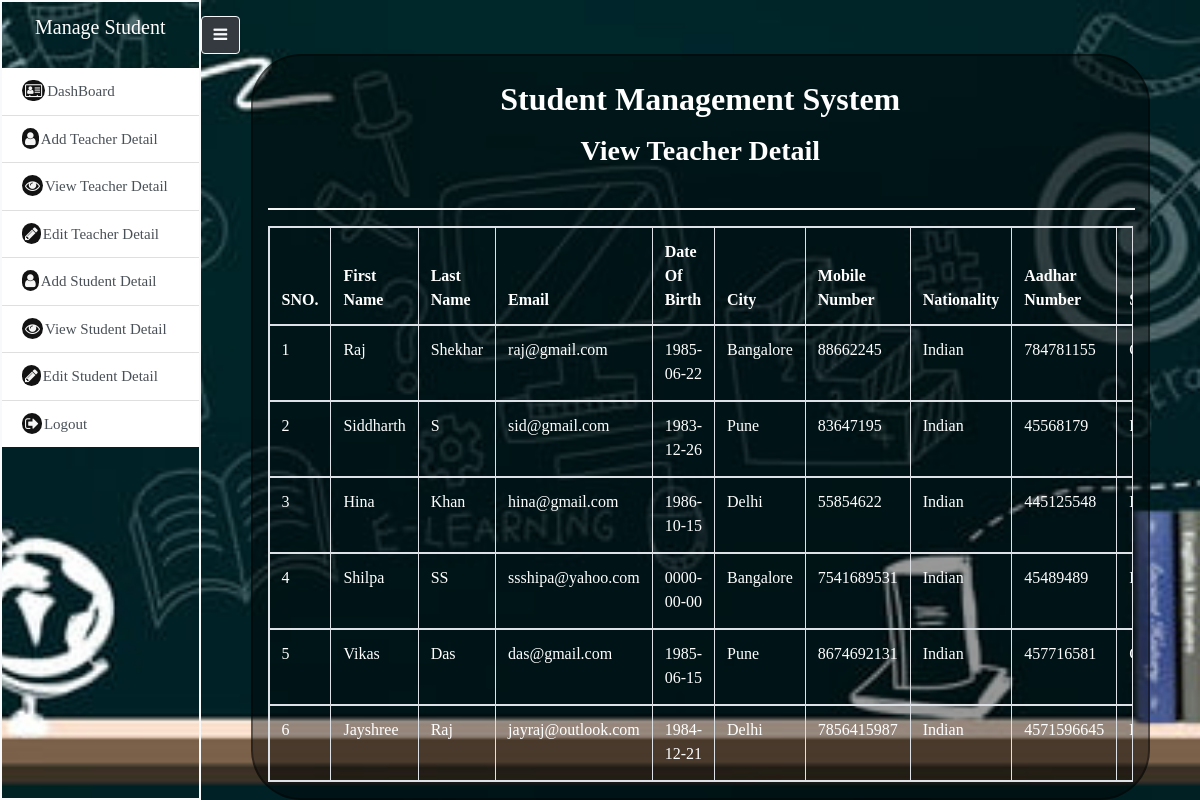
The page /view_teacher.php (signed in) on the database its author committed.
### tables this page shows
CREATE TABLE `teacher_detail` (
  `td_id` int(255) NOT NULL,
  `fname` varchar(255) NOT NULL,
  `lname` varchar(255) NOT NULL,
  `email` varchar(255) NOT NULL,
  `birth_date` date NOT NULL,
  `city` varchar(255) NOT NULL,
  `mobile_num` varchar(255) NOT NULL,
  `nation` varchar(255) NOT NULL,
  `aadhar` varchar(255) NOT NULL,
  `subject` varchar(255) NOT NULL,
  `gender` varchar(255) NOT NULL,
  `photo` varchar(255) NOT NULL
);

### view_teacher.php (the view, shortened to what this page needs)
<?php
include 'dconnect.php';
?>
<!DOCTYPE html>
<html>
<head>
   <link rel="stylesheet" href="https://maxcdn.bootstrapcdn.com/bootstrap/4.5.2/css/bootstrap.min.css">
  <link rel="stylesheet" href="https://cdnjs.cloudflare.com/ajax/libs/font-awesome/4.7.0/css/font-awesome.min.css">
  <link rel="stylesheet" href="stustyle.css">
</head>
<body>
    <div class="bg-img">
    <div class="d-flex" id="wrap">
        <div class="sidebar  border-light">
            <div class="sidebar-heading">
                <p class="text-center">Manage Student</p>
            </div>
            <ul class="list-group list-group-flush">
                <a href="main.php" class="list-group-item list-group-item-action">
                    <i class="fa fa-vcard-o"></i>DashBoard</a>
                    <a href="add_teacher.php" class="list-group-item list-group-item-action">
                    <i class="fa fa-user"></i>Add Teacher Detail</a>
                    <a href="view_teacher.php" class="list-group-item list-group-item-action">
                    <i class="fa fa-eye"></i>View Teacher Detail</a>
                    <a href="view_teacher.php" class="list-group-item list-group-item-action">
                    <i class="fa fa-pencil"></i>Edit Teacher Detail</a>
                    <a href="add_student.php" class="list-group-item list-group-item-action">
                    <i class="fa fa-user"></i>Add Student Detail</a>
                    <a href="view_student.php" class="list-group-item list-group-item-action">
                    <i class="fa fa-eye"></i>View Student Detail</a>
                    <a href="view_student.php" class="list-group-item list-group-item-action">
                    <i class="fa fa-pencil"></i>Edit Student Detail</a>
                    <a href="logout.php" class="list-group-item list-group-item-action">
                    <i class="fa fa-sign-out"></i>Logout</a>
            </ul>
        </div>
        <div class="main-body">
            <button class="btn btn-outline-light btn-dark mt-3" id="toggler">
                <i class="fa fa-bars"></i>
            </button>
            <section id="main-form">
                <div class="container id=formsetting">
                <h2 class="text-center text-white pt-3 font-weight-bold">Student Management System</h2>
                    <h3 class="text-center text-white pb-4 pt-2 font-weight-bold">View Teacher Detail</h3><hr>
                    <div class="row">
                      <div class="col-md-12 col-sm-12 col-12">
                      <table class="table table-bordered text-white table-responsive">
                      <thead>
                      <tr>
                          <th>SNO.</th>
                          <th>First Name</th>
                          <th>Last Name</th>
                          <th>Email</th>
                          <th>Date Of Birth</th>
                          <th>City</th>
                          <th>Mobile Number</th>
                          <th>Nationality</th>
                          <th>Aadhar Number</th>
                          <th>Subject</th>
                      </tr>
                      </thead>
                      <?php
                      $sql="select * from teacher_detail";
                      $run=mysqli_query($conn,$sql);
                      $i=1;
                      while($row=mysqli_fetch_assoc($run))
                      {
                      ?>
                      <tbody>
                         <tr>
                             <td><?php echo $i++;?></td>
                             <td><?php echo $row['fname'];?></td>
                             <td><?php echo $row['lname'];?></td>
                             <td><?php echo $row['email'];?></td>
                             <td><?php echo $row['birth_date'];?></td>
                             <td><?php echo $row['city'];?></td>
                             <td><?php echo $row['mobile_num'];?></td>
                             <td><?php echo $row['nation'];?></td>
                             <td><?php echo $row['aadhar'];?></td>
                             <td><?php echo $row['subject'];?></td>
                         </tr>
                      </tbody>
                        <?php } ?>
                      </table>
                      </div>
                   </div>
                </div>
           </section>
        </div>
    </div>
</div>
</body>
</html>

### stustyle.css (style rules this page uses)
.bg-img { background-image: url("Image/bg3.jpg"); height: 100%; background-position: center; background-repeat: no-repeat; background-size: cover; }
* { margin:0px; padding:0px; box-sizing: border-box; font-family: tahoma; }
.main-body { width:100%; min-width: 0%; }
.sidebar { width: 20%; font-size: 15px; transition: all 0.5s ease; border:2px solid black; }
.sidebar-heading { padding-top:10px; padding-bottom: 10px; font-size:20px; background-color:rcb(0,0,0,0.4); color:white; }
.sidebar i { background-color: #121213; border-radius: 50px; color:whitesmoke; padding:3px; margin-right:2px; }
.container { background-color: rgb(0, 0, 0,0.4); border:2px solid rgba(221, 221, 221, 0.4); width: 90%; border:2px solid rgb(0, 0, 0,0.4); border-radius: 50px; }
hr { border:1px solid whitesmoke; width:100%; }

### rows shown on the page
teacher_detail: fname "Raj", lname "Shekhar", email "raj@gmail.com", birth_date "1985-06-22", city "Bangalore", mobile_num "88662245", nation "Indian", aadhar "784781155"
teacher_detail: fname "Siddharth", lname "S", email "sid@gmail.com", birth_date "1983-12-26", city "Pune", mobile_num "83647195", nation "Indian", aadhar "45568179"
teacher_detail: fname "Hina", lname "Khan", email "hina@gmail.com", birth_date "1986-10-15", city "Delhi", mobile_num "55854622", nation "Indian", aadhar "445125548"
teacher_detail: fname "Shilpa", lname "SS", email "ssshipa@yahoo.com", birth_date "0000-00-00", city "Bangalore", mobile_num "7541689531", nation "Indian", aadhar "45489489"
teacher_detail: fname "Vikas", lname "Das", email "das@gmail.com", birth_date "1985-06-15", city "Pune", mobile_num "8674692131", nation "Indian", aadhar "457716581"
teacher_detail: fname "Jayshree", lname "Raj", email "jayraj@outlook.com", birth_date "1984-12-21", city "Delhi", mobile_num "7856415987", nation "Indian", aadhar "4571596645"
